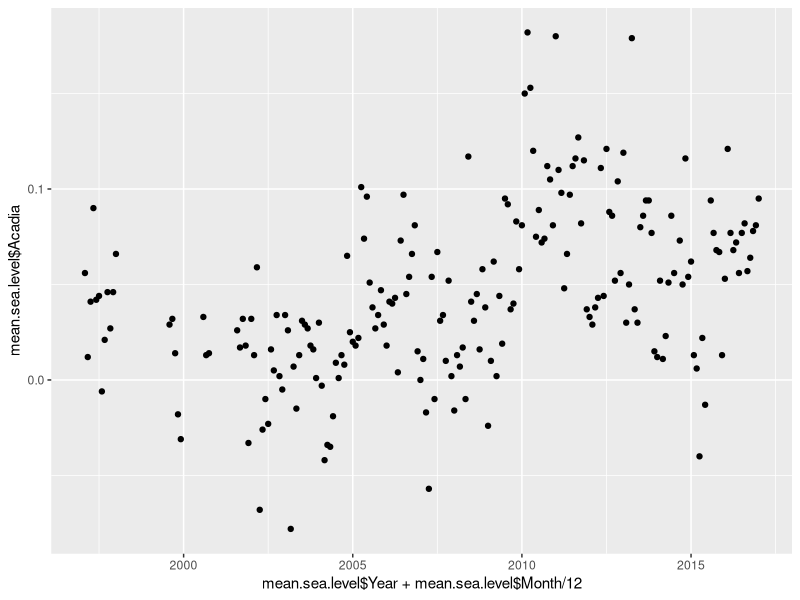
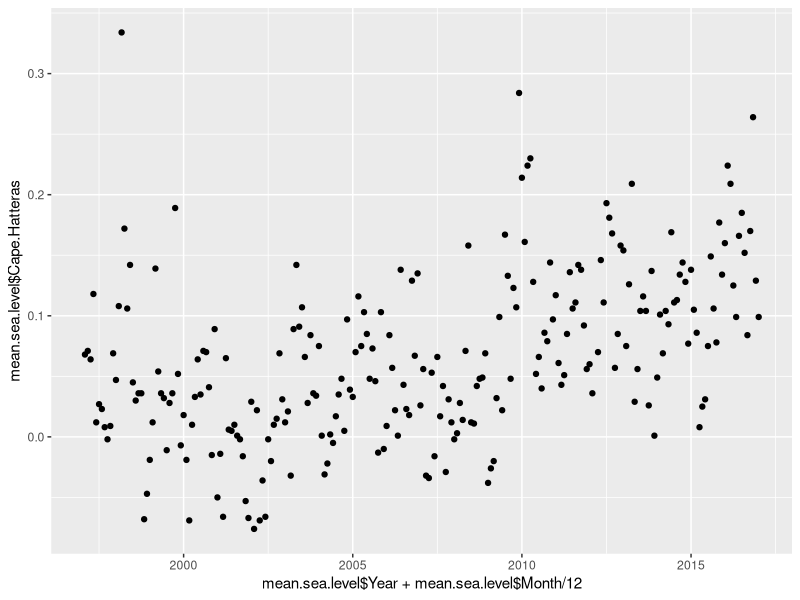
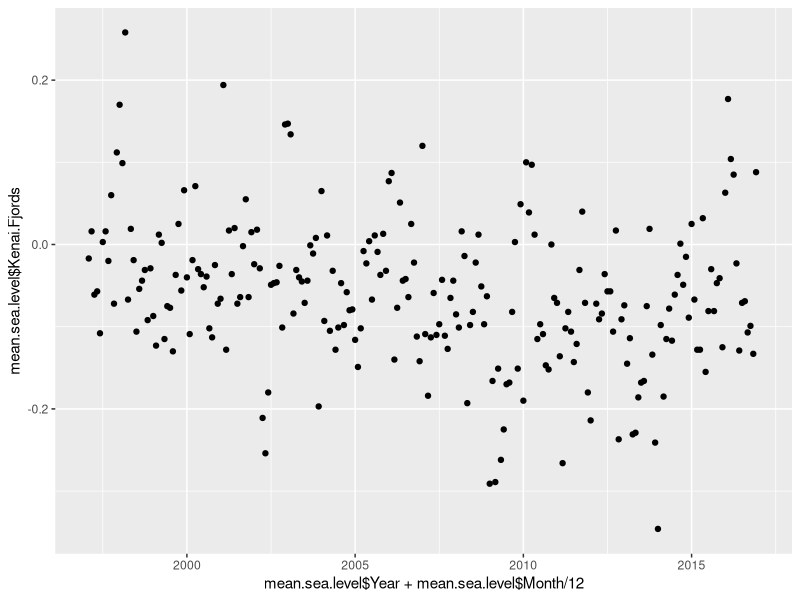
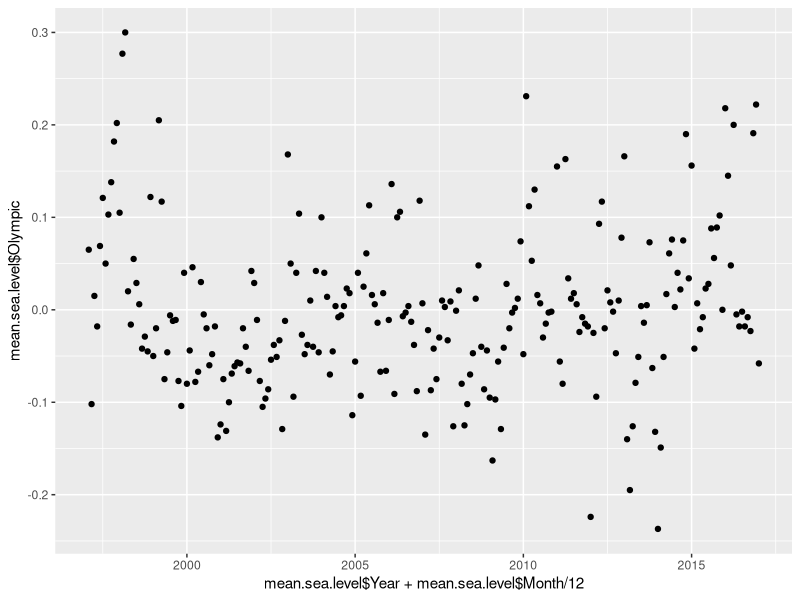
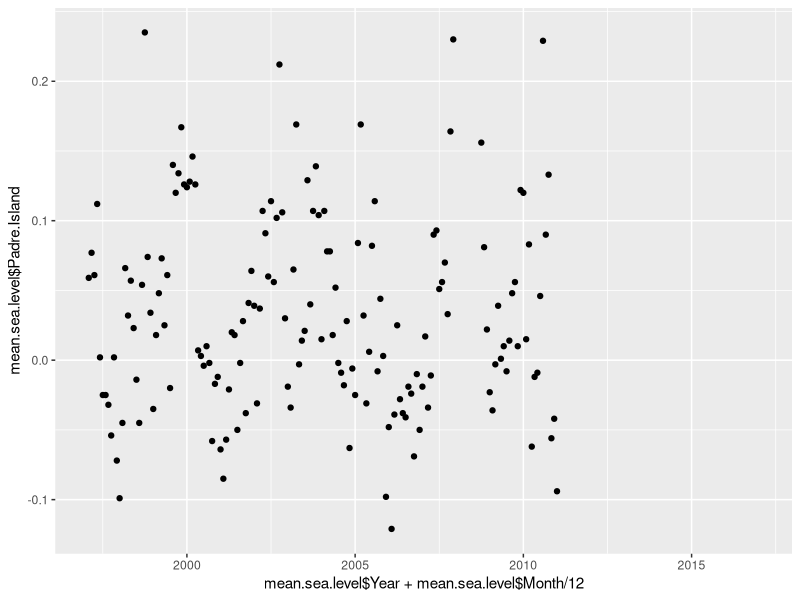
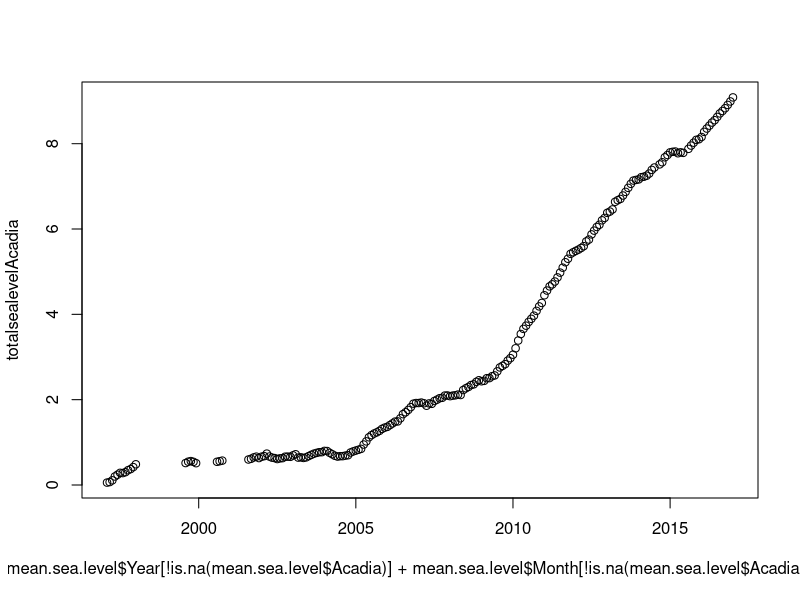
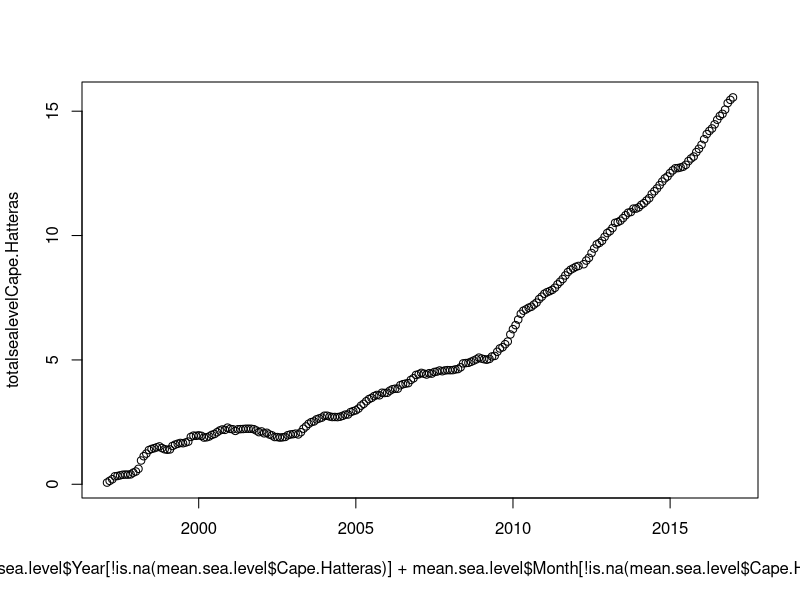
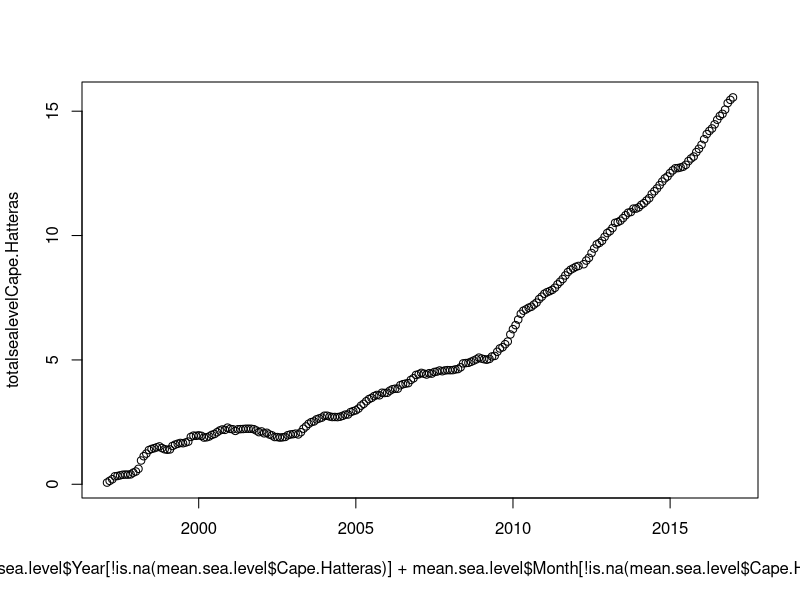

The R script that drew these images, in order:
# Mean Sea Level

library(ggplot2)

setwd("~/Desktop/MOODIES")

mean.sea.level <- read.csv("data/MeanSeaLevel.csv")

totalsealevelAcadia = cumsum(y=mean.sea.level$Acadia)

qplot(
  x=mean.sea.level$Year + mean.sea.level$Month / 12,
  y=mean.sea.level$Acadia
)

qplot(
  x=mean.sea.level$Year + mean.sea.level$Month / 12,
  y=mean.sea.level$Cape.Hatteras
)

qplot(
  x=mean.sea.level$Year + mean.sea.level$Month / 12,
  y=mean.sea.level$Kenai.Fjords
)

qplot(
  x=mean.sea.level$Year + mean.sea.level$Month / 12,
  y=mean.sea.level$Olympic
)

qplot(
  x=mean.sea.level$Year + mean.sea.level$Month / 12,
  y=mean.sea.level$Padre.Island
)

nonaacadia = mean.sea.level$Acadia[!is.na(mean.sea.level$Acadia)]
totalsealevelAcadia = cumsum(nonaacadia)

plot(
  x=mean.sea.level$Year[!is.na(mean.sea.level$Acadia)] + mean.sea.level$Month[!is.na(mean.sea.level$Acadia)] / 12,
  y= totalsealevelAcadia
)

nonahatteras = mean.sea.level$Cape.Hatteras[!is.na(mean.sea.level$Cape.Hatteras)]
totalsealevelCape.Hatteras = cumsum(nonahatteras)

plot(
  x=mean.sea.level$Year[!is.na(mean.sea.level$Cape.Hatteras)] + mean.sea.level$Month[!is.na(mean.sea.level$Cape.Hatteras)] / 12,
  y= totalsealevelCape.Hatteras
)

nonahatteras = mean.sea.level$Cape.Hatteras[!is.na(mean.sea.level$Cape.Hatteras)]
totalsealevelCape.Hatteras = cumsum(nonahatteras)

plot(
  x=mean.sea.level$Year[!is.na(mean.sea.level$Cape.Hatteras)] + mean.sea.level$Month[!is.na(mean.sea.level$Cape.Hatteras)] / 12,
  y= totalsealevelCape.Hatteras
)
